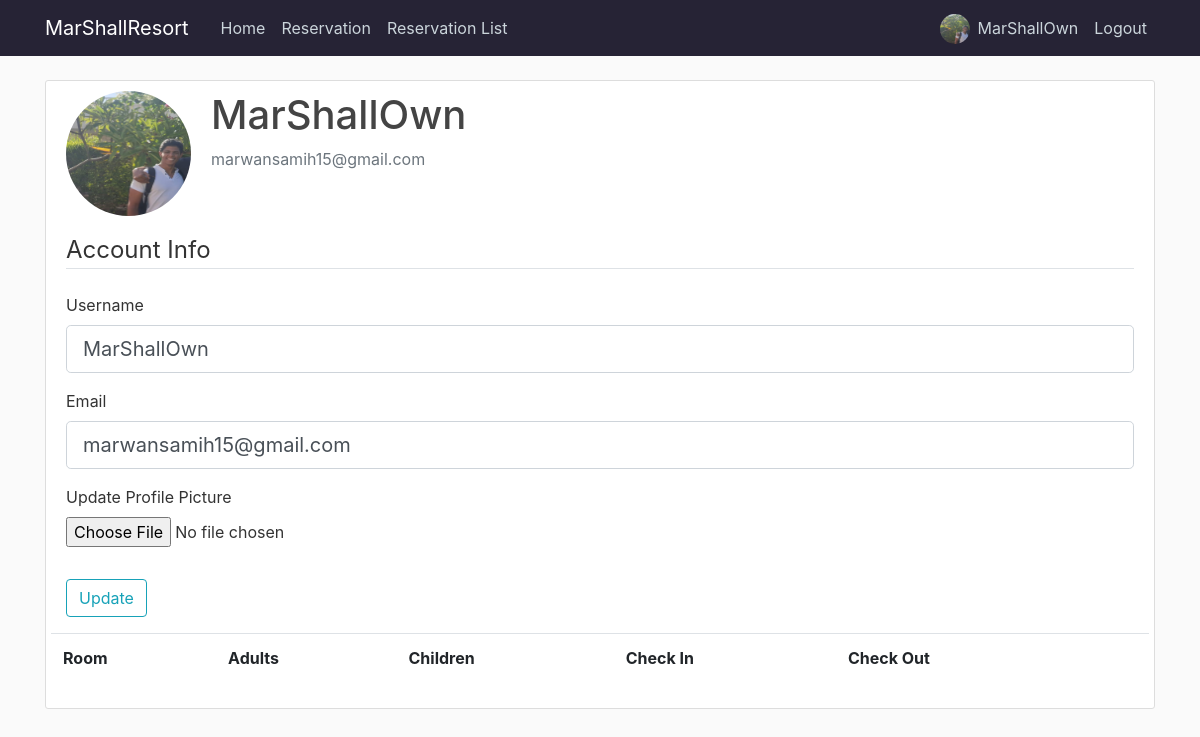
Page /account (signed in) on the earlier database version.
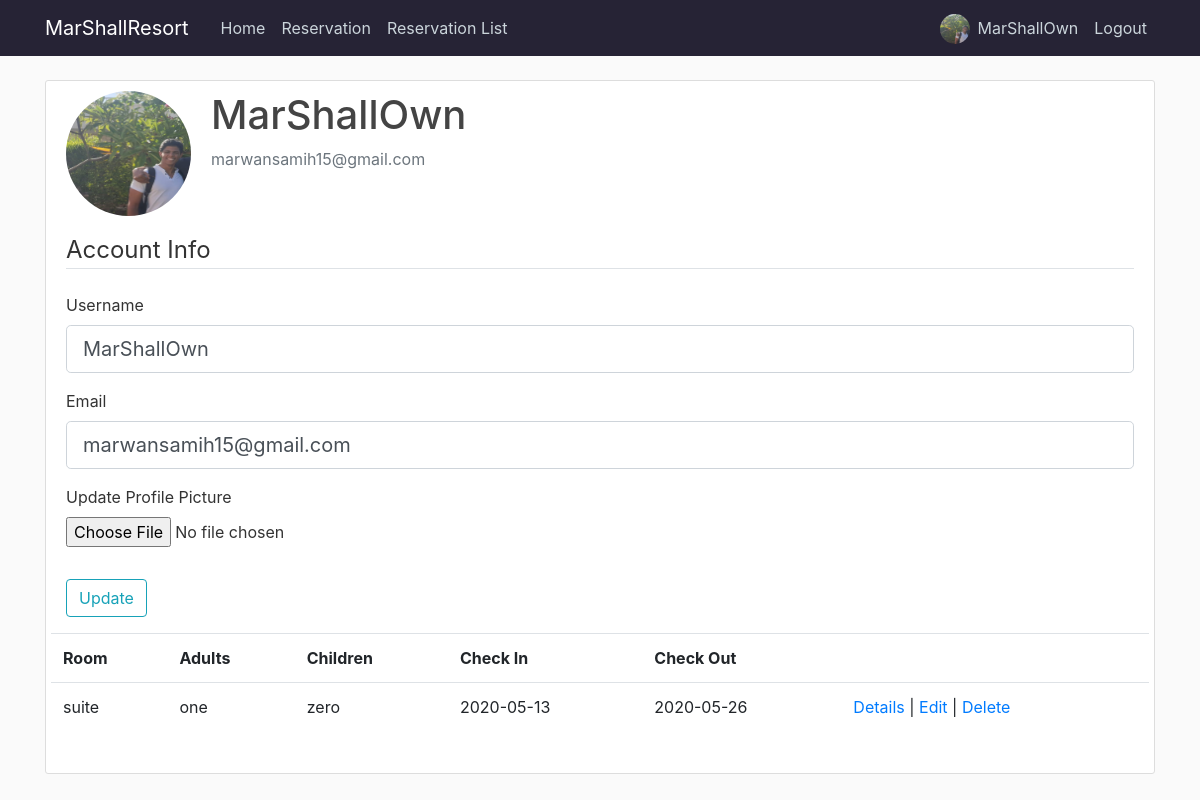
Same page on the later database version.
### app/models.py (models this page shows, shortened)
class Reservation(db.Model):
    id = db.Column(db.Integer, primary_key=True)
    name = db.Column(db.String(100),nullable=False)
    email = db.Column(db.String(120), nullable=False)
    NationalID = db.Column(db.Integer)
    room = db.Column(db.String(10),nullable=False)
    adults = db.Column(db.String(10),nullable=False)
    children = db.Column(db.String(10),nullable=False)
    checkin = db.Column(db.Date, nullable=False)
    checkout = db.Column(db.Date, nullable=False)
    gender = db.Column(db.String(10))
    birthdate = db.Column(db.Date)
    date_posted = db.Column(db.DateTime, nullable=False, default= datetime.now)
    user_id = db.Column(db.Integer, db.ForeignKey('user.id'), nullable=True)

### app/routes.py (the view)
@app.route("/account", methods=['GET','POST'])
@login_required
def account():
    form = UpdateAccountForm()
    reservations = Reservation.query.filter_by(user_id = current_user.id)
    if form.validate_on_submit():
        if form.picture.data:
            picture_file = save_profile_picture(form.picture.data)
            current_user.image_file = picture_file
        current_user.username = form.username.data
        current_user.email = form.email.data
        db.session.commit()
        flash('Your account has been updated!', 'success')
        return redirect(url_for('account'))
    elif request.method == 'GET':
        form.username.data = current_user.username
        form.email.data = current_user.email
    image_file = url_for('static', filename='profile_pics/'+ current_user.image_file)
    return render_template('account.html',title='account', image_file=image_file, form=form, reservations=reservations)

### app/forms.py (shortened to what this page needs)
class UpdateAccountForm(FlaskForm):
    username = StringField('Username',
     validators=[DataRequired(), Length(min=2, max=20) ])
    email = StringField('Email', validators=[DataRequired(), Email()])
    picture = FileField('Update Profile Picture', validators=[FileAllowed(['jpg', 'png', 'jpeg', 'jfif'])])
    submit = SubmitField('Update')

### app/models.py (called while the page is built)
@login_manager.user_loader
def load_user(user_id):
    return User.query.get(int(user_id))

### app/templates/account.html (shortened to what this page needs)
{%extends "layout.html" %}
{%block content %}
<div class="content-section">
    <div class="media">
      <img class="rounded-circle account-img" src="{{ image_file }}">
      <div class="media-body">
        <h2 class="account-heading">{{ current_user.username }}</h2>
        <p class="text-secondary">{{ current_user.email }}</p>
      </div>
    </div>
        <form method="POST" action="" enctype="multipart/form-data">
            <fieldset class="form-group">
                <legend class="border-bottom mb-4">Account Info</legend>
                <div class="form-group">
                    {{ form.username.label(class="form-control-label") }}
                    {% if form.username.errors %}
                    {{ form.username(class="form-control form-control-lg is-invalid") }}
                    <div class="invalid-feedback">
                        {% for error in form.username.errors %}
                        <span>{{error}}</span>
                        {% endfor %}
                    </div>
                    {% else %}
                    {{ form.username(class="form-control form-control-lg") }}
                    {% endif %}
                </div>
                <div class="form-group">
                        {{ form.email.label(class="form-control-label") }}
                        {% if form.email.errors %}
                        {{ form.email(class="form-control form-control-lg is-invalid") }}
                        <div class="invalid-feedback">
                            {% for error in form.email.errors %}
                            <span>{{error}}</span>
                            {% endfor %}
                        </div>
                        {% else %}
                        {{ form.email(class="form-control form-control-lg") }}
                        {% endif %}
                </div>
                <div class="form-group">
                    {{ form.picture.label() }}
                    {{ form.picture(class="form-control-file") }}
                </div>
            </fieldset>
            <div class="form-group">
                    {{ form.submit(class="btn btn-outline-info") }}
            </div>
        </form>
        <div class='row'>
            <table class="table col-md-12">
              <tr>
                  <th>
                      Room
                  </th>
                  <th>
                      Adults
                  </th>
                  <th>
                      Children
                </th>
                  <th>
                      Check In
                  </th>
                  <th>
                      Check Out
                  </th>
                  <th></th>
              </tr>
            {% for guest in reservations %}
              <tr>
                  <td>
                      <p>{{guest.room}}</p>
                  </td>
                  <td>
                      <p>{{guest.adults}}</p>
                  </td>
                  <td>
                    <p>{{guest.children}}</p>
                </td>
                  <td>
                      <p>{{guest.checkin}}</p>
                  </td>
                  <td>
                        <p>{{guest.checkout}}</p>
                    </td>
                  <td>
                    <a href="{{ url_for('reservation_show', guest_id=guest.id) }}">Details</a> |
                    <a href="{{ url_for('update_reservation', guest_id=guest.id) }}">Edit</a> |
                    <a href="{{ url_for('delete_reservation', guest_id=guest.id) }}">Delete</a>
                  </td>
              </tr>
            {% endfor %}
            </table>
            </div>
  </div>
{% endblock content %}

Differences in the rows shown:
added Reservation: room "suite", adults "one", children "zero", checkin "2020-05-13", checkout "2020-05-26"
